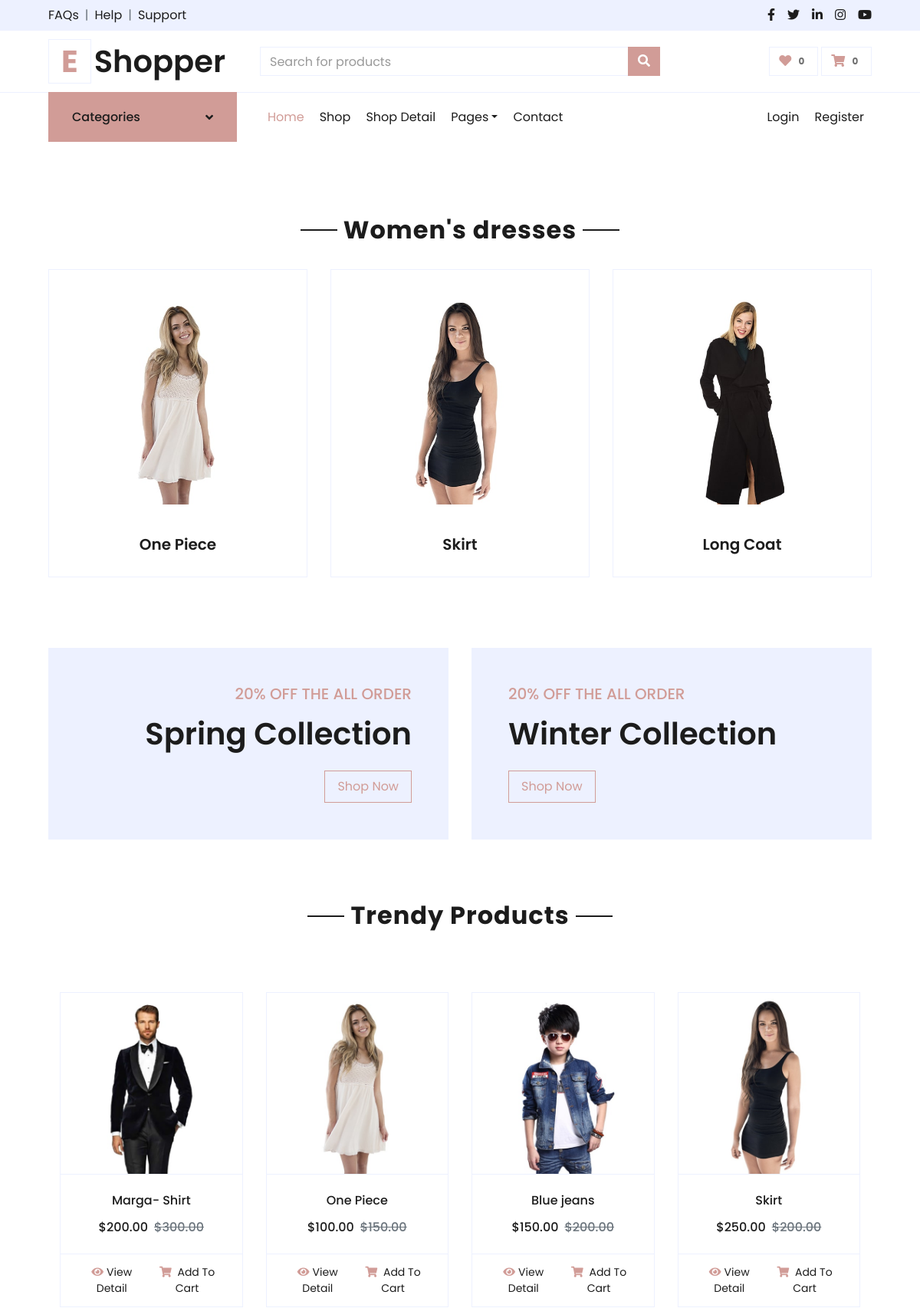
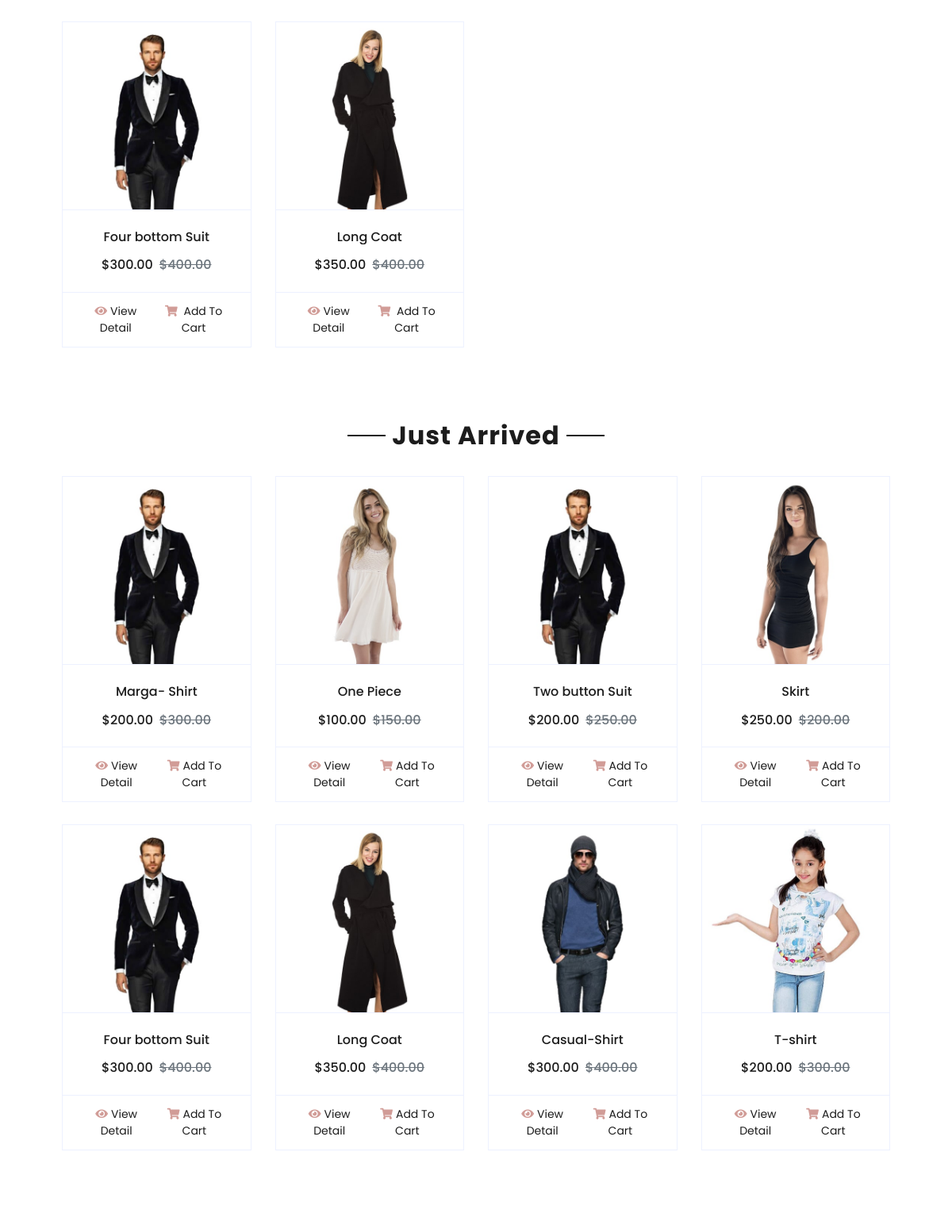
Screenshot of /category/cat2m144r1221 (upper part) with the database file from the repository (2 pictures, top to bottom).
### shop/models.py (models this page shows, shortened)
class Category(models.Model):
    cid = ShortUUIDField(unique=True,length=10,max_length=20,prefix='cat',alphabet='marga1234')
    title = models.CharField(max_length=100 , default='food')
    image = models.ImageField(upload_to='category',default='category.jpg')
    class Meta:
        verbose_name_plural = 'Categories' # for getting name categories rather categoyrs

class Product(models.Model):
    pid = ShortUUIDField(unique=True,length=10,max_length=20,alphabet='abc1234')
    title = models.CharField(max_length=40)
    color = models.ForeignKey(Product_colors, on_delete=models.SET_NULL, null=True)
    size = models.ForeignKey(Product_sizes, on_delete=models.SET_NULL, null=True)
    price_range = models.ForeignKey(Product_price, on_delete=models.SET_NULL, null=True)
    image = models.ImageField(upload_to=user_directory_path, default='product.jpg')
    description=RichTextUploadingField(null=True,blank=True,default="This is a product.")
    user = models.ForeignKey(User, on_delete=models.SET_NULL, null=True)
    vendor = models.ForeignKey(Vendor, on_delete=models.SET_NULL, null=True)
    category = models.ForeignKey(Category, on_delete=models.SET_NULL, null=True , related_name='category')  #related name for getting number of products for category
    price = models.DecimalField(max_digits=9999999999, decimal_places=2, default='1.99')
    old_price = models.DecimalField(max_digits=9999999999, decimal_places=2, default='2.99')
    specifications=RichTextUploadingField(null=True,blank=True)
    tags = TaggableManager(blank=True)
    product_status = models.CharField(choices=STATUS, max_length=10 , default="in_review")
    pro_qty = models.IntegerField(null=True)
    just_arrived = models.BooleanField(default=False)
    is_trendy =  models.BooleanField(default=False)
    in_stock = models.BooleanField(default=True)
    featured = models.BooleanField(default=False)
    digital = models.BooleanField(default=False)
    sku = ShortUUIDField (unique=True, length=4 , max_length=10 , prefix="sku" , alphabet ="1234567890")
    date = models.DateTimeField(auto_now_add=True)
    updated = models.DateTimeField(null=True, blank=True)
    class Meta:
        verbose_name_plural = 'products' # for getting name categories rather product

### shop/views.py (the view)
# urls.py: path('category/<cid>', shop_views.category_pro_list_view,name='category'),
def category_pro_list_view(request,cid):
    category=Category.objects.get(cid=cid)
    products=Product.objects.filter(product_status="published",category=category)
    context = {
        'category' : category ,
        'products' : products ,
    }
    return render(request,'shop/category_pro_list.html',context)

### shop/context.py (called while the page is built)
def default(request):
    categories = Category.objects.all()
    products = Product.objects.all()
    sizes = Product_sizes.objects.all()
    prices = Product_price.objects.all()
    color = Product_colors.objects.all()
    j_ar = Product.objects.filter(just_arrived=True)  # to filter all the arrived products
    trendy = Product.objects.filter(is_trendy=True)  # to filter all the trendy products
    return {
        'categories' : categories ,
         'j_ar'     :j_ar,
        'trendy'   :trendy,
       'products'  : products,
        'sizes' :sizes,
        'prices' : prices,
        'color' : color
    }

### shop/templates/shop/category_pro_list.html (shortened to what this page needs)
{% extends 'base.html' %}
{% load static %}
{%block body%}
{% include './includes/nav.html' %}
<div class="container-fluid pt-5" >
    <div class="text-center mb-4">
        <h2 class="section-title px-5"><span class="px-2">{{category.title}}</span></h2>
    </div>
    <div class="row px-xl-5 pb-3" style="display: flex;">
        {%for product in products %}
        <div class="col-lg-4 col-md-6 pb-1">
            <div class="cat-item d-flex flex-column border mb-4" style="padding: 30px;">
                <a href="{% url 'detail' product.pid %}" class="cat-img position-relative overflow-hidden mb-3">
                    <img class="img-fluid" src="{{product.image.url}}" alt="">
                </a>
                <br>
               <h5 class="font-weight-semi-bold m-0" style="text-align: center;">{{product.title}}</h5>
            </div>
        </div>
        {%endfor%}
        </div>
    </div>
{%endblock%}

### templates/base.html (shortened to what this page needs)
{% load static  %}
<!DOCTYPE html>
<html lang="en">
<head>
    <link href="https://cdnjs.cloudflare.com/ajax/libs/font-awesome/5.10.0/css/all.min.css" rel="stylesheet">
    <link href="{% static './lib/owlcarousel/assets/owl.carousel.min.css' %}" rel="stylesheet">
    <link rel="stylesheet" href="https://cdnjs.cloudflare.com/ajax/libs/font-awesome/4.7.0/css/font-awesome.min.css">
    <link href="{% static './css/style.css' %}" rel="stylesheet">
</head>
<body>
    <div class="container-fluid">
        <div class="row bg-secondary py-2 px-xl-5">
            <div class="col-lg-6 d-none d-lg-block">
                <div class="d-inline-flex align-items-center">
                    <a class="text-dark" href="">FAQs</a>
                    <span class="text-muted px-2">|</span>
                    <a class="text-dark" href="">Help</a>
                    <span class="text-muted px-2">|</span>
                    <a class="text-dark" href="">Support</a>
                </div>
            </div>
            <div class="col-lg-6 text-center text-lg-right">
                <div class="d-inline-flex align-items-center">
                    <a class="text-dark px-2" href="">
                        <i class="fab fa-facebook-f"></i>
                    </a>
                    <a class="text-dark px-2" href="">
                        <i class="fab fa-twitter"></i>
                    </a>
                    <a class="text-dark px-2" href="">
                        <i class="fab fa-linkedin-in"></i>
                    </a>
                    <a class="text-dark px-2" href="">
                        <i class="fab fa-instagram"></i>
                    </a>
                    <a class="text-dark pl-2" href="">
                        <i class="fab fa-youtube"></i>
                    </a>
                </div>
            </div>
        </div>
        <div class="row align-items-center py-3 px-xl-5">
            <div class="col-lg-3 d-none d-lg-block">
                <a href="" class="text-decoration-none">
                    <h1 class="m-0 display-5 font-weight-semi-bold"><span class="text-primary font-weight-bold border px-3 mr-1">E</span>Shopper</h1>
                </a>
            </div>
            <div class="col-lg-6 col-6 text-left">
                <form method="GET" action="{% url 'shop' %}">
                    <div class="input-group">
                        <input type="text" class="form-control" placeholder="Search for products" name="q">
                        <div class="input-group-append">
                            <button type="submit" class="btn btn-primary">
                                <i class="fa fa-search text-white"></i>
                            </button>
                        </div>
                    </div>
                </form>
            </div>
            <div class="col-lg-3 col-6 text-right">
                <a href="" class="btn border">
                    <i class="fas fa-heart text-primary"></i>
                    <span class="badge">0</span>
                </a>
                <a href="{% url 'cart' %}" class="btn border">
                    <i  class="fas fa-shopping-cart text-primary"></i>
                    <span class="cart-items-count badge">{{request.session.cart_data_obj|length}}</span>
                </a>
            </div>
        </div>
    </div>
    {% block body %}
    {% endblock %}
    <div class="container-fluid offer pt-5">
        <div class="row px-xl-5">
            <div class="col-md-6 pb-4">
                <div class="position-relative bg-secondary text-center text-md-right text-white mb-2 py-5 px-5">
                    <div class="position-relative" style="z-index: 1;">
                        <h5 class="text-uppercase text-primary mb-3">20% off the all order</h5>
                        <h1 class="mb-4 font-weight-semi-bold">Spring Collection</h1>
                        <a href="" class="btn btn-outline-primary py-md-2 px-md-3">Shop Now</a>
                    </div>
                </div>
            </div>
            <div class="col-md-6 pb-4">
                <div class="position-relative bg-secondary text-center text-md-left text-white mb-2 py-5 px-5">
                    <div class="position-relative" style="z-index: 1;">
                        <h5 class="text-uppercase text-primary mb-3">20% off the all order</h5>
                        <h1 class="mb-4 font-weight-semi-bold">Winter Collection</h1>
                        <a href="" class="btn btn-outline-primary py-md-2 px-md-3">Shop Now</a>
                    </div>
                </div>
            </div>
        </div>
    </div>
    <div class="container-fluid pt-5">
        <div class="text-center mb-4">
            <h2 class="section-title px-5"><span class="px-2">Trendy Products</span></h2>
        </div>
        <div class="container-fluid pt-5">
            <div class="row px-xl-5 pb-3">
                {%for pro in trendy%}
                <div class="col-lg-3 col-md-6 col-sm-12 pb-1">
                    <div class="card product-item border-0 mb-4">
                        <div class="card-header product-img position-relative overflow-hidden bg-transparent border p-0">
                             <a href="{% url 'detail' pro.pid %}"> <img class="img-fluid w-100"  src="{{pro.image.url}}" alt=""> </a>
                        </div>
                        <div class="card-body border-left border-right text-center p-0 pt-4 pb-3">
                            <h6 class="text-truncate mb-3">{{pro.title}}</h6>
                            <div class="d-flex justify-content-center">
                                <span><h6>$</h6></span><span class="current-product-price-{{pro.id}}"><h6>{{pro.price}}</h6></span>
                                <h6 class="text-muted ml-2"><del>${{pro.old_price}}</del></h6>
                            </div>
                        </div>
                        <div class="card-footer d-flex justify-content-between bg-light border">
                            <a href="{% url 'detail' pro.pid %}"  class="btn btn-sm text-dark p-0"><i class="fas fa-eye text-primary mr-1"></i>View Detail</a>
                            <button href="" type="submit" class="add-to-cart-btn btn btn-sm text-dark p-0" data-index="{{pro.id}}" id="add-to-cart-btn">
                                <i class="fas fa-shopping-cart text-primary mr-1">
                                </i>
                                Add To Cart
                            </button>
                        </div>
                    </div>
                </div>
                {%endfor%}
            </div>
        </div>
    {% include 'shop/includes/just.html' %}
</body>
</html>

### shop/templates/shop/includes/just.html (shortened to what this page needs)
{% load static  %}
<div class="container-fluid pt-5">
    <div class="text-center mb-4">
        <h2 class="section-title px-5"><span class="px-2">Just Arrived</span></h2>
    </div>
    <div class="row px-xl-5 pb-3">
        {%for item in j_ar%}
        <div class="col-lg-3 col-md-6 col-sm-12 pb-1">
            <div class="card product-item border-0 mb-4">
                <div class="card-header product-img position-relative overflow-hidden bg-transparent border p-0">
                   <a href="{%url 'detail' item.pid %}" cd > <img class="img-fluid w-100" src="{{item.image.url}}" alt=""></a>
                </div>
                <div class="card-body border-left border-right text-center p-0 pt-4 pb-3">
                    <h6 class="text-truncate mb-3">{{item.title}}</h6>
                    <div class="d-flex justify-content-center">
                        <span><h6>$</h6></span><span class="current-product-price-{{item.id}}"><h6>{{item.price}}</h6></span>
                        <h6 class="text-muted ml-2"><del>${{item.old_price}}</del></h6>
                    </div>
                </div>
                <div class="card-footer d-flex justify-content-between bg-light border">
                    <a href="{%url 'detail' item.pid %}" class="btn btn-sm text-dark p-0"><i class="fas fa-eye text-primary mr-1"></i>View Detail</a>
                    <button href="" type="submit" class="add-to-cart-btn btn  btn-sm text-dark p-0" data-index="{{item.id}}" id="add-to-cart-btn"><i class="fas fa-shopping-cart text-primary mr-1"></i>Add To Cart</button>
                </div>
            </div>
        </div>
        {%endfor%}
    </div>
</div>

### rows the page displays
Category: title "Women's dresses"
Product: image (picture), title "One Piece", price "100.00", old_price "150.00"
Product: image (picture), title "Skirt", price "250.00", old_price "200.00"
Product: image (picture), title "Long Coat", price "350.00", old_price "400.00"
Product: image (picture), title "Marga- Shirt", price "200.00", old_price "300.00"
Product: image (picture), title "Blue jeans", price "150.00", old_price "200.00"
Product: image (picture), title "Four bottom Suit", price "300.00", old_price "400.00"
Product: image (picture), title "Two button Suit", price "200.00", old_price "250.00"
Product: image (picture), title "Casual-Shirt", price "300.00", old_price "400.00"
Product: image (picture), title "T-shirt", price "200.00", old_price "300.00"

### other values shown
{{ request.session.cart_data_obj|length }} "0"
